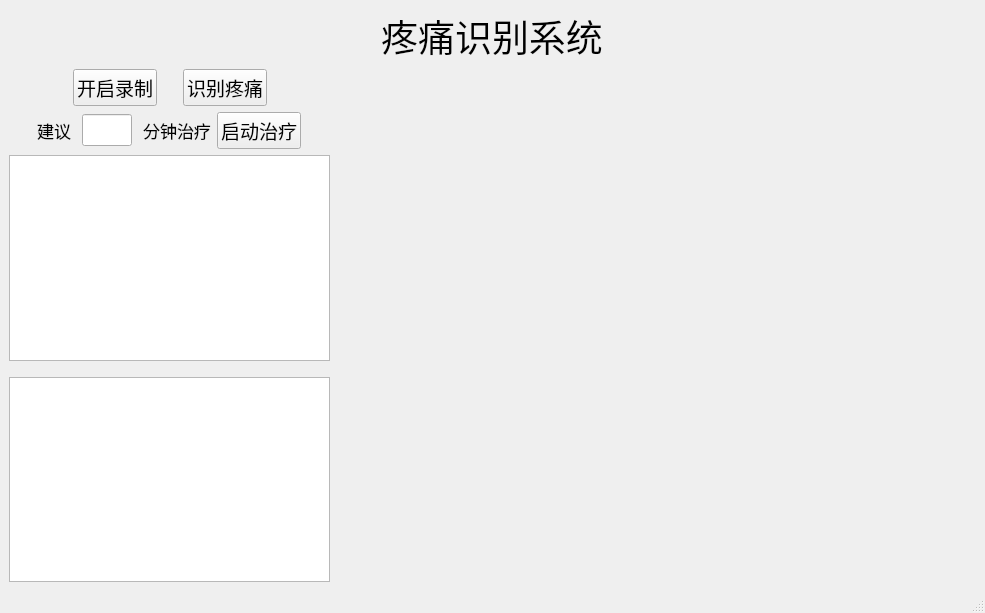
<?xml version="1.0" encoding="UTF-8"?>
<ui version="4.0">
 <class>MainWindow</class>
 <widget class="QMainWindow" name="MainWindow">
  <property name="geometry">
   <rect>
    <x>0</x>
    <y>0</y>
    <width>985</width>
    <height>613</height>
   </rect>
  </property>
  <property name="windowTitle">
   <string>MainWindow</string>
  </property>
  <widget class="QWidget" name="centralwidget">
   <layout class="QVBoxLayout" name="verticalLayout_2">
    <item>
     <layout class="QHBoxLayout" name="horizontalLayout">
      <item>
       <widget class="QLabel" name="title">
        <property name="sizePolicy">
         <sizepolicy hsizetype="Fixed" vsizetype="Fixed">
          <horstretch>0</horstretch>
          <verstretch>0</verstretch>
         </sizepolicy>
        </property>
        <property name="font">
         <font>
          <family>楷体</family>
          <pointsize>28</pointsize>
         </font>
        </property>
        <property name="text">
         <string>疼痛识别系统</string>
        </property>
        <property name="alignment">
         <set>Qt::AlignCenter</set>
        </property>
       </widget>
      </item>
     </layout>
    </item>
    <item>
     <layout class="QHBoxLayout" name="horizontalLayout_4">
      <item>
       <layout class="QVBoxLayout" name="verticalLayout">
        <property name="sizeConstraint">
         <enum>QLayout::SetFixedSize</enum>
        </property>
        <item>
         <layout class="QHBoxLayout" name="horizontalLayout_2">
          <property name="sizeConstraint">
           <enum>QLayout::SetFixedSize</enum>
          </property>
          <item>
           <spacer name="horizontalSpacer_2">
            <property name="orientation">
             <enum>Qt::Horizontal</enum>
            </property>
            <property name="sizeHint" stdset="0">
             <size>
              <width>40</width>
              <height>20</height>
             </size>
            </property>
           </spacer>
          </item>
          <item>
           <widget class="QPushButton" name="button_video">
            <property name="sizePolicy">
             <sizepolicy hsizetype="Fixed" vsizetype="Fixed">
              <horstretch>0</horstretch>
              <verstretch>0</verstretch>
             </sizepolicy>
            </property>
            <property name="font">
             <font>
              <family>黑体</family>
              <pointsize>14</pointsize>
             </font>
            </property>
            <property name="text">
             <string>开启录制</string>
            </property>
           </widget>
          </item>
          <item>
           <spacer name="horizontalSpacer">
            <property name="orientation">
             <enum>Qt::Horizontal</enum>
            </property>
            <property name="sizeType">
             <enum>QSizePolicy::Fixed</enum>
            </property>
            <property name="sizeHint" stdset="0">
             <size>
              <width>20</width>
              <height>20</height>
             </size>
            </property>
           </spacer>
          </item>
          <item>
           <widget class="QPushButton" name="button_recognize">
            <property name="sizePolicy">
             <sizepolicy hsizetype="Fixed" vsizetype="Fixed">
              <horstretch>0</horstretch>
              <verstretch>0</verstretch>
             </sizepolicy>
            </property>
            <property name="font">
             <font>
              <family>黑体</family>
              <pointsize>14</pointsize>
             </font>
            </property>
            <property name="text">
             <string>识别疼痛</string>
            </property>
           </widget>
          </item>
          <item>
           <spacer name="horizontalSpacer_3">
            <property name="orientation">
             <enum>Qt::Horizontal</enum>
            </property>
            <property name="sizeHint" stdset="0">
             <size>
              <width>40</width>
              <height>20</height>
             </size>
            </property>
           </spacer>
          </item>
         </layout>
        </item>
        <item>
         <layout class="QHBoxLayout" name="horizontalLayout_3">
          <property name="sizeConstraint">
           <enum>QLayout::SetFixedSize</enum>
          </property>
          <item>
           <spacer name="horizontalSpacer_4">
            <property name="orientation">
             <enum>Qt::Horizontal</enum>
            </property>
            <property name="sizeType">
             <enum>QSizePolicy::Expanding</enum>
            </property>
            <property name="sizeHint" stdset="0">
             <size>
              <width>40</width>
              <height>20</height>
             </size>
            </property>
           </spacer>
          </item>
          <item>
           <widget class="QLabel" name="label_2">
            <property name="font">
             <font>
              <family>黑体</family>
              <pointsize>13</pointsize>
             </font>
            </property>
            <property name="text">
             <string>建议</string>
            </property>
            <property name="alignment">
             <set>Qt::AlignCenter</set>
            </property>
           </widget>
          </item>
          <item>
           <spacer name="horizontalSpacer_5">
            <property name="orientation">
             <enum>Qt::Horizontal</enum>
            </property>
            <property name="sizeType">
             <enum>QSizePolicy::Fixed</enum>
            </property>
            <property name="sizeHint" stdset="0">
             <size>
              <width>5</width>
              <height>20</height>
             </size>
            </property>
           </spacer>
          </item>
          <item>
           <widget class="QLineEdit" name="lineEdit_treatement_time">
            <property name="minimumSize">
             <size>
              <width>0</width>
              <height>5</height>
             </size>
            </property>
            <property name="maximumSize">
             <size>
              <width>50</width>
              <height>16777215</height>
             </size>
            </property>
            <property name="font">
             <font>
              <family>黑体</family>
              <pointsize>13</pointsize>
             </font>
            </property>
           </widget>
          </item>
          <item>
           <spacer name="horizontalSpacer_6">
            <property name="orientation">
             <enum>Qt::Horizontal</enum>
            </property>
            <property name="sizeType">
             <enum>QSizePolicy::Fixed</enum>
            </property>
            <property name="sizeHint" stdset="0">
             <size>
              <width>5</width>
              <height>20</height>
             </size>
            </property>
           </spacer>
          </item>
          <item>
           <widget class="QLabel" name="label">
            <property name="font">
             <font>
              <family>黑体</family>
              <pointsize>13</pointsize>
             </font>
            </property>
            <property name="text">
             <string>分钟治疗</string>
            </property>
            <property name="alignment">
             <set>Qt::AlignCenter</set>
            </property>
           </widget>
          </item>
          <item>
           <widget class="QPushButton" name="button_medicare">
            <property name="sizePolicy">
             <sizepolicy hsizetype="Fixed" vsizetype="Fixed">
              <horstretch>0</horstretch>
              <verstretch>0</verstretch>
             </sizepolicy>
            </property>
            <property name="font">
             <font>
              <family>黑体</family>
              <pointsize>14</pointsize>
             </font>
            </property>
            <property name="text">
             <string>启动治疗</string>
            </property>
           </widget>
          </item>
          <item>
           <spacer name="horizontalSpacer_7">
            <property name="orientation">
             <enum>Qt::Horizontal</enum>
            </property>
            <property name="sizeHint" stdset="0">
             <size>
              <width>40</width>
              <height>20</height>
             </size>
            </property>
           </spacer>
          </item>
         </layout>
        </item>
        <item>
         <layout class="QHBoxLayout" name="horizontalLayout_5">
          <property name="sizeConstraint">
           <enum>QLayout::SetFixedSize</enum>
          </property>
          <item>
           <widget class="QTextBrowser" name="textBrowser">
            <property name="sizePolicy">
             <sizepolicy hsizetype="Expanding" vsizetype="Expanding">
              <horstretch>0</horstretch>
              <verstretch>0</verstretch>
             </sizepolicy>
            </property>
            <property name="font">
             <font>
              <family>黑体</family>
              <pointsize>11</pointsize>
             </font>
            </property>
            <property name="html">
             <string>&lt;!DOCTYPE HTML PUBLIC &quot;-//W3C//DTD HTML 4.0//EN&quot; &quot;http://www.w3.org/TR/REC-html40/strict.dtd&quot;&gt;
&lt;html&gt;&lt;head&gt;&lt;meta name=&quot;qrichtext&quot; content=&quot;1&quot; /&gt;&lt;style type=&quot;text/css&quot;&gt;
p, li { white-space: pre-wrap; }
&lt;/style&gt;&lt;/head&gt;&lt;body style=&quot; font-family:'黑体'; font-size:11pt; font-weight:400; font-style:normal;&quot;&gt;
&lt;p style=&quot;-qt-paragraph-type:empty; margin-top:0px; margin-bottom:0px; margin-left:0px; margin-right:0px; -qt-block-indent:0; text-indent:0px;&quot;&gt;&lt;br /&gt;&lt;/p&gt;&lt;/body&gt;&lt;/html&gt;</string>
            </property>
           </widget>
          </item>
         </layout>
        </item>
        <item>
         <spacer name="verticalSpacer">
          <property name="orientation">
           <enum>Qt::Vertical</enum>
          </property>
          <property name="sizeType">
           <enum>QSizePolicy::Fixed</enum>
          </property>
          <property name="sizeHint" stdset="0">
           <size>
            <width>20</width>
            <height>10</height>
           </size>
          </property>
         </spacer>
        </item>
        <item>
         <widget class="QTextBrowser" name="textBrowser_2">
          <property name="font">
           <font>
            <family>黑体</family>
            <pointsize>12</pointsize>
           </font>
          </property>
         </widget>
        </item>
       </layout>
      </item>
      <item>
       <layout class="QVBoxLayout" name="verticalLayout_3">
        <property name="sizeConstraint">
         <enum>QLayout::SetFixedSize</enum>
        </property>
        <item>
         <widget class="QLabel" name="label_view">
          <property name="sizePolicy">
           <sizepolicy hsizetype="Expanding" vsizetype="Expanding">
            <horstretch>4</horstretch>
            <verstretch>3</verstretch>
           </sizepolicy>
          </property>
          <property name="minimumSize">
           <size>
            <width>640</width>
            <height>480</height>
           </size>
          </property>
          <property name="text">
           <string/>
          </property>
          <property name="alignment">
           <set>Qt::AlignCenter</set>
          </property>
         </widget>
        </item>
       </layout>
      </item>
     </layout>
    </item>
   </layout>
  </widget>
  <widget class="QMenuBar" name="menubar">
   <property name="geometry">
    <rect>
     <x>0</x>
     <y>0</y>
     <width>985</width>
     <height>26</height>
    </rect>
   </property>
  </widget>
  <widget class="QStatusBar" name="statusbar"/>
 </widget>
 <resources/>
 <connections/>
</ui>
